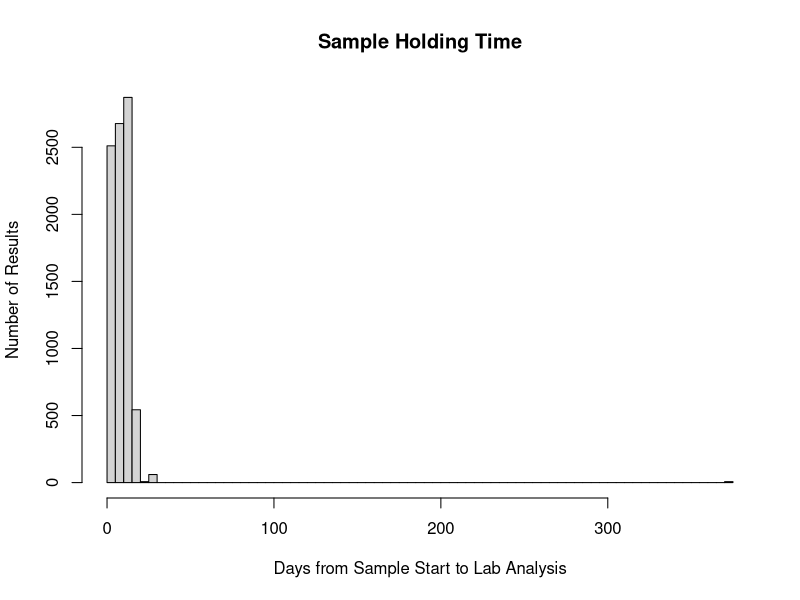
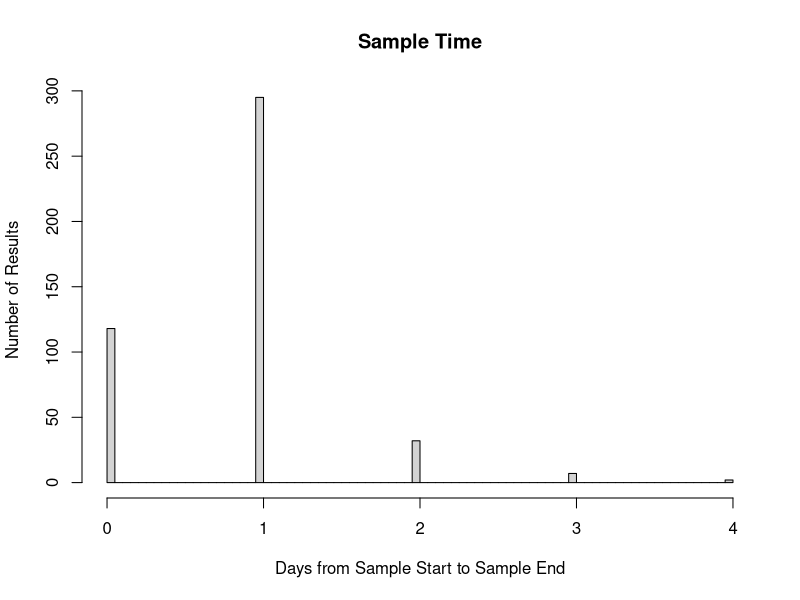
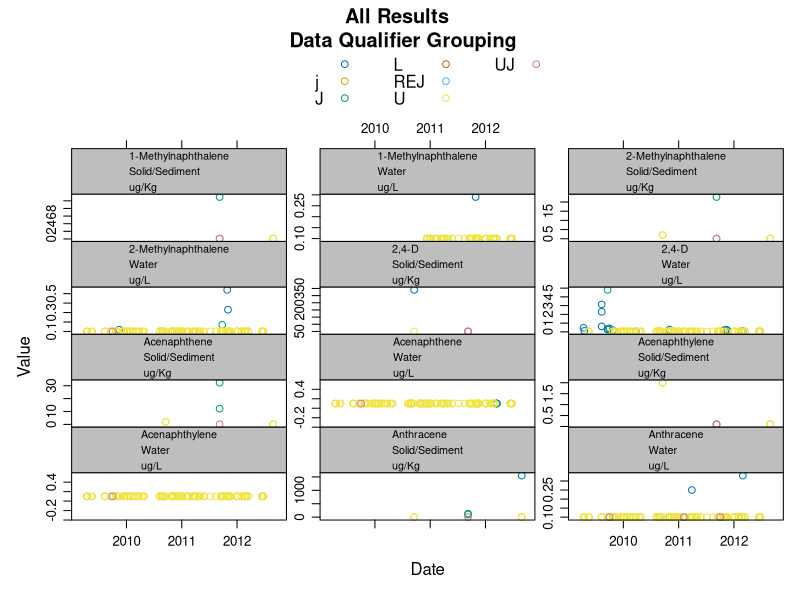
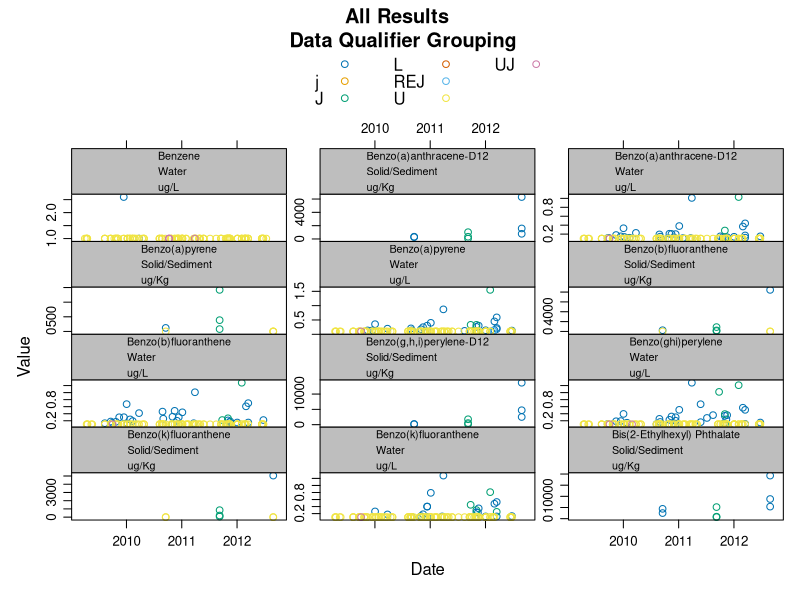
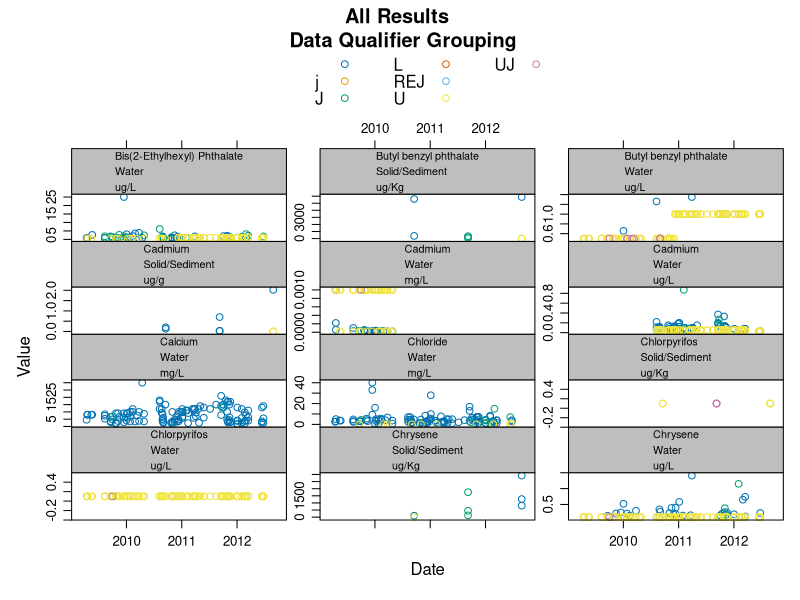
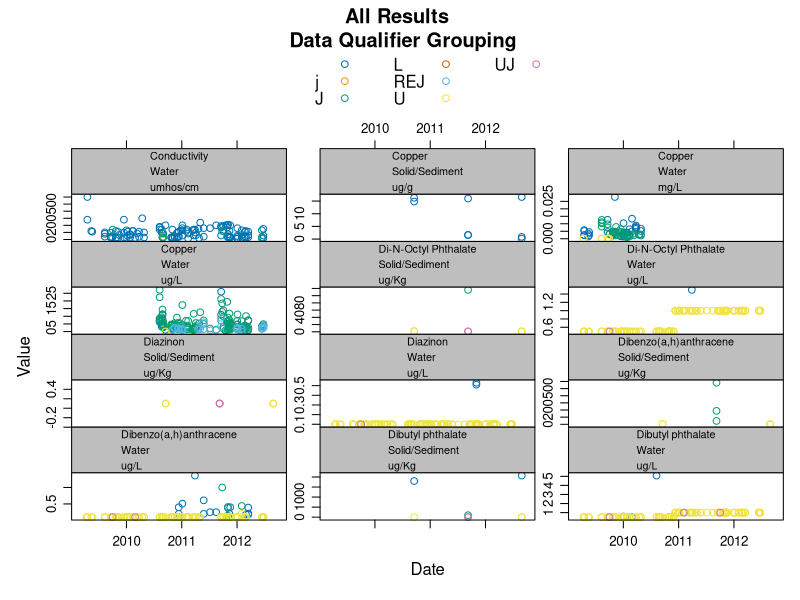
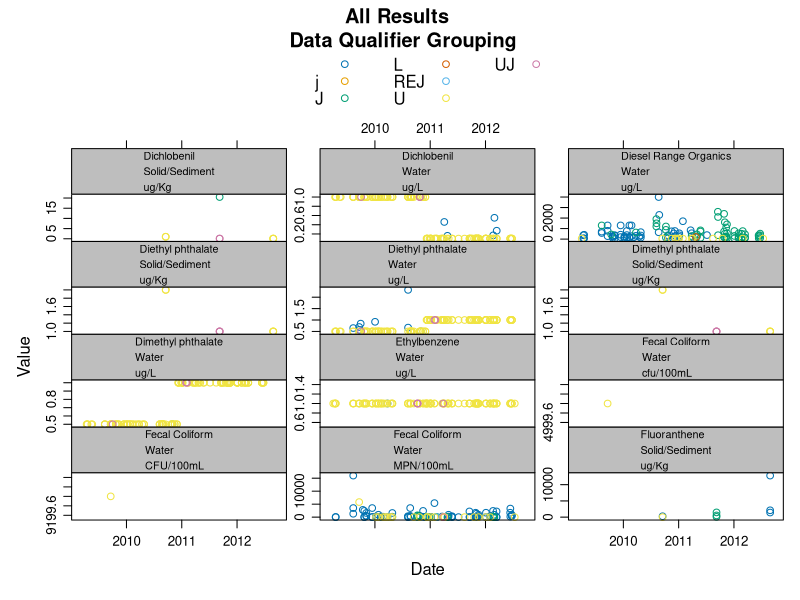
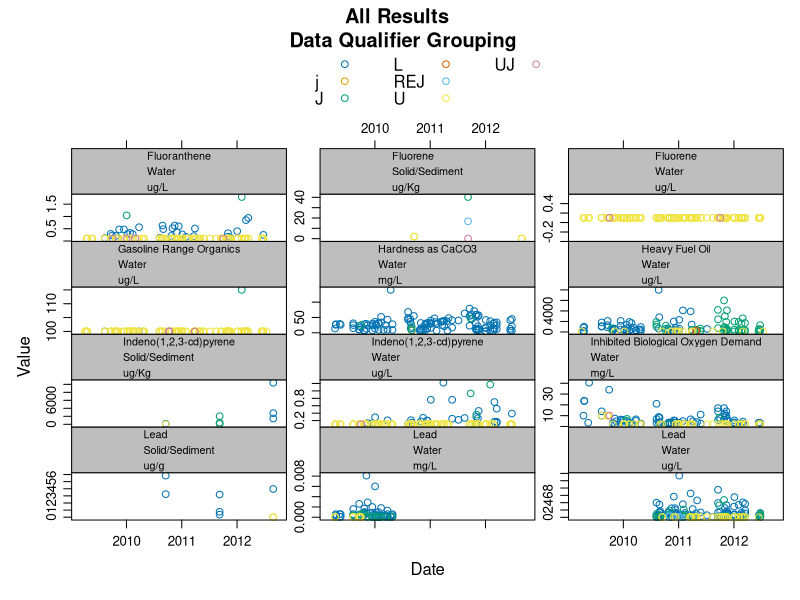

Generate these figures, in order, with R:
######
# Required for the script to work.  Must be installed.
######
library(sqldf)
library(plyr)
library(lattice)

######
# Import data.  Defaults to a test data set.  
######
eimData <- read.csv("test-data-sw.csv")

# Create "New_Name" column to facilitate summaries.
eimData$New_Name <- apply(eimData, 1, function(row) paste(row["Result_Parameter_Name"], row["Sample_Matrix"], row["Result_Value_Units"], sep="\n"))
eimData <- eimData[with(eimData, order(New_Name)), ]

# Parse out sample timelines
eimData$Collection_Days <- as.numeric(as.Date(eimData$Field_Collection_End_Date, "%m/%d/%Y") - as.Date(eimData$Field_Collection_Start_Date, "%m/%d/%Y"))
eimData$CollectToLab_Days <- as.numeric(as.Date(eimData$Lab_Analysis_Date, "%m/%d/%Y") - as.Date(eimData$Field_Collection_Start_Date, "%m/%d/%Y"))

# Pull in supporting datasets
parameters <- read.csv("parameters.csv")
qualifiers <- read.csv("qualifiers.csv")
colnames(qualifiers) <- c("code", "description")

######
# Visual summaries of the data
######

#Lattice plot of data qualifiers and location IDs.

qualifiersPlot <- xyplot(Result_Value ~ as.Date(Field_Collection_Start_Date, "%m/%d/%Y") | New_Name,
  data   = eimData, 
  groups = Result_Data_Qualifier,
  main   = "All Results \n Data Qualifier Grouping",
  auto.key = list(columns=3),
  layout = c(3,4),
  xlab   = "Date",
  ylab   = "Value",
  strip  = strip.custom(bg = "gray"),
  as.table = TRUE,
  par.strip.text = list(
    lines = 3.5,
    cex   = .65
  ),
  type    = c("p"),
  scales = list(y = list(relation = "free"))
)

#I'm sure there is a way to reuse these variables; unfortunately, update() doesn't work
#  when you change the group, and I can't figure out any other way to do it.
locationsPlot <- xyplot(Result_Value ~ as.Date(Field_Collection_Start_Date, "%m/%d/%Y") | New_Name,
  data   = eimData, 
  groups = Location_ID,
  main   = "All Results \n Location Grouping",
  auto.key = list(columns=3),
  layout = c(3,4),
  xlab   = "Date",
  ylab   = "Value",
  strip  = strip.custom(bg = "gray"),
  as.table = TRUE,
  par.strip.text = list(
   lines = 3.5,
   cex   = .65
  ),
  type    = c("p"),
  scales = list(y = list(relation = "free"))
)

holdingPlot <- hist(eimData$CollectToLab_Days, xlab="Days from Sample Start to Lab Analysis", ylab="Number of Results",
                    main="Sample Holding Time", breaks=100)

collectionPlot <- hist(eimData$Collection_Days, xlab="Days from Sample Start to Sample End", ylab="Number of Results", 
                       main="Sample Time", breaks=100)


pdf("latticePlot.pdf", width=8, height=10.5, paper="letter")
print(qualifiersPlot)
print(locationsPlot)
print(holdingPlot)
print(collectionPlot)
dev.off()

######
# Create tables to summarize data
######

# Count of Results by method
resultCounts <- sqldf("SELECT `Result_Parameter_Name`, `Sample_Matrix`, `Fraction_Analyzed`, `Result_Method`,
  Count(DISTINCT `Location_ID`) AS Locations, Count(`Result_Value`) AS Results
  FROM `eimData`
  GROUP BY `Result_Parameter_Name`, `Sample_Matrix`, `Fraction_Analyzed`, `Result_Method`")

# Summarize subsets of data
summaries <- ddply(
  eimData, 
  .(Location_ID, Result_Parameter_Name, Result_Value_Units, Sample_Matrix, Fraction_Analyzed, Result_Method), 
  summarize, 
  count = signif(length(Result_Value), digits = 3),
  mean  = signif(mean(Result_Value), digits = 3),
  max   = signif(max(Result_Value), digits = 3),
  min   = signif(min(Result_Value), digits = 3),
  q25   = signif(quantile(Result_Value)[2], digits = 3)
)

######
# Create tables of rows with missing/possibly wrong values
######

# Rows with missing required information (required for all Results, not conditionally required)
missingData <- sqldf("SELECT `Result_Parameter_Name`, `Location_ID`, `Study_Specific_Location_ID`, `Field_Collection_Type`, `Field_Collector`,
    `Field_Collection_Start_Date`, `Field_Collection_Start_Time`, `Sample_Matrix`, `Sample_Source`, `Result_Parameter_Name`
    `Result_Value`, `Result_Value_Units`, `Result_Method`
  FROM `eimData`
  WHERE `Study_ID` = '' OR  `Study_ID` IS NULL
    OR `Location_ID` = '' OR  `Location_ID` IS NULL
    OR `Study_Specific_Location_ID` = '' OR  `Study_Specific_Location_ID` IS NULL
    OR `Field_Collection_Type` = '' OR  `Field_Collection_Type` IS NULL
    OR `Field_Collector` = '' OR  `Field_Collector` IS NULL
    OR `Field_Collection_Start_Date` = '' OR  `Field_Collection_Start_Date` IS NULL
    OR `Sample_Matrix` IS NULL OR `Sample_Matrix` NOT IN
      ('Air/Gas', 'Other Liquid', 'Habitat', 'Solid/Sediment', 'Tissue', 'Water')
    OR `Sample_Source` IS NULL OR `Sample_Source` NOT IN
      ('Indoor Air', 'Outdoor Air', 'Landfill Gas', 'Soil Gas', 'Animal Tissue', 'Animal Tissue - Lab Exposure', 'Plant Tissue', 
        'Periphyton', 'Freshwater Taxonomy', 'Salt/Marine Taxonomy', 'Habitat Metrics', 'Freshwater Sediment', 'Brackish Sediment', 
        'Salt/Marine Sediment', 'Freshwater Porewater', 'Brackish Porewater', 'Salt/Marine Porewater', 'Elutriate', 'Rock/Gravel', 
        'Soil', 'CSO Outfall ', 'CSS In-Line ', 'CSS Catch Basin', 'Stormwater BMP Effluent ', 'Stormwater BMP Mid ', 'Stormwater BMP Influent', 
        'Stormwater Catch Basin', 'Stormwater In-Line', 'Stormwater Outfall ', 'Stormwater Sheetflow', 'Precipitation', 'Fresh/Surface Water', 
        'Brackish Water', 'Salt/Marine Water', 'Groundwater', 'Pit Water', 'Precipitation', 'Water Supply', 'Industrial Discharge', 'Source - Other', 
        'WWTP Effluent'
      )
    OR `Result_Parameter_Name` = '' OR `Result_Parameter_Name` IS NULL
    OR `Result_Value` = '' OR `Result_Value` IS NULL
    OR `Result_Value_Units` = '' OR `Result_Value_Units` IS NULL
    OR `Result_Method` = '' OR `Result_Method` IS NULL
")

# Rows with result qualifiers requiring detection & reporting limits
qualifiersRequired <- sqldf("SELECT `Result_Parameter_Name`, `Location_ID`, `Field_Collection_Start_Date`, `Field_Collection_Start_Time`,
  `Result_Data_Qualifier`, `Result_Reporting_Limit`, `Result_Reporting_Limit_Type`,
  `Result_Detection_Limit`, `Result_Detection_Limit_Type`    
  FROM `eimData`
  WHERE length(`Result_Data_Qualifier`) > 0
    AND (`Result_Detection_Limit` IS NULL OR `Result_Detection_Limit` = ''
          OR `Result_Detection_Limit_Type` IS NULL OR `Result_Detection_Limit_Type` NOT IN
            ('MDL','EDL','LOD','IDL','CRDL','UNKNOWN')
          OR `Result_Reporting_Limit` IS NULL OR `Result_Reporting_Limit` = ''
          OR `Result_Reporting_Limit_Type` IS NULL OR `Result_Reporting_Limit_Type` NOT IN
            ('MRL','PQL','EQL','LOQ','SQL','CRQL','LabDef','UNKNOWN')
        )
")

# Rows with detection limits missing detection limit types
missingDL <- sqldf("SELECT `Result_Parameter_Name`, `Location_ID`, `Field_Collection_Start_Date`, `Field_Collection_Start_Time`,
  `Result_Data_Qualifier`, `Result_Reporting_Limit`, `Result_Reporting_Limit_Type`,
  `Result_Detection_Limit`, `Result_Detection_Limit_Type`    
  FROM `eimData`
  WHERE `Result_Detection_Limit` IS NOT NULL
    AND (`Result_Detection_Limit_Type` IS NULL OR `Result_Detection_Limit_Type` = '')
")

# Rows flagged as non-detects or estimates that exceed relevent limits
wrongLimits <- sqldf("SELECT `Result_Parameter_Name`, `Location_ID`, `Field_Collection_Start_Date`, `Field_Collection_Start_Time`,
  `Result_Data_Qualifier`, `Result_Reporting_Limit`, `Result_Reporting_Limit_Type`,
  `Result_Detection_Limit`, `Result_Detection_Limit_Type`, `Result_Value`
  FROM `eimData`
  WHERE (`Result_Data_Qualifier` = 'U' AND `Result_Value` > `Result_Detection_Limit`)
  OR (`Result_Data_Qualifier` = 'J' AND `Result_Value` >  `Result_Reporting_Limit`)
")

# Rows with missing stormwater-specific data.
missingStormwater <- sqldf("SELECT `New_Name`, `Location_ID`, `Field_Collection_Start_Date`, `Field_Collection_Start_Time`,
  `Storm_Event_Qualifier`, `Sample_Collection_Method`, `Result_Value`
  FROM `eimData`
  WHERE `Storm_Event_Qualifier` IS NULL OR `Storm_Event_Qualifier` = ''
  OR `Sample_Collection_Method` IS NULL OR `Sample_Collection_Method` = ''
")

# Rows with missing sediment-specific data.
missingSediment <- sqldf("SELECT `Result_Parameter_Name`, `Sample_Matrix`, `Location_ID`, `Field_Collection_Start_Date`, `Field_Collection_Start_Time`, 
  `Field_Collection_Reference_Point`, `Field_Collection_Upper_Depth`,`Field_Collection_Lower_Depth`,
  `Field_Collection_Depth_Units`, `Result_Basis`, `Sample_Collection_Method`, `Result_Value`
  FROM `eimData`
  WHERE `Sample_Matrix` = 'Solid/Sediment'
  AND (`Field_Collection_Reference_Point` IS NULL OR `Field_Collection_Reference_Point` = ''
  OR `Field_Collection_Upper_Depth` IS NULL OR `Field_Collection_Upper_Depth` = ''
  OR `Field_Collection_Lower_Depth` IS NULL OR `Field_Collection_Lower_Depth` = ''
  OR `Field_Collection_Depth_Units` IS NULL OR `Field_Collection_Depth_Units` = ''
  OR `Result_Basis` IS NULL OR `Result_Basis` = '')
")

# Rows with missing water-specific data.
missingWater <- sqldf("SELECT `New_Name`, `Location_ID`, `Field_Collection_Start_Date`, `Field_Collection_Start_Time`, 
  `Fraction_Analyzed`, `Result_Value`
  FROM `eimData`
  WHERE `Sample_Matrix` = 'Water'
  AND `Fraction_Analyzed` IS NULL OR `Fraction_Analyzed` NOT IN 
    ('Total', 'Dissolved', 'Suspended', 'Lab Leachate')
")

# Sample Results with missing values
missingSample <- sqldf("SELECT `Result_Parameter_Name`, `Location_ID`, `Field_Collection_Start_Date`, `Field_Collection_Start_Time`,
    `Sample_ID`, `Sample_Composite_Flag`, `Lab_Analysis_Date`, `Result_Lab_Name`
  FROM `eimData`
  WHERE `Field_Collection_Type` = 'Sample'
    AND (`Sample_ID` IS NULL OR `Sample_ID` = ''
      OR `Sample_Composite_Flag` IS NULL OR `Sample_Composite_Flag` = ''
      OR `Lab_Analysis_Date` IS NULL OR `Lab_Analysis_Date` = ''
      OR `Result_Lab_Name` IS NULL OR `Result_Lab_Name` = '')
")

# Invalid qualifiers
wrongQualifier <- sqldf("SELECT `New_Name`, `eimData`.`Location_ID`, `eimData`.`Field_Collection_Start_Date`, `eimData`.`Result_Data_Qualifier`
  FROM `eimData`
    LEFT OUTER JOIN `qualifiers`
    ON `eimData`.`Result_Data_Qualifier` = `qualifiers`.`code`
  WHERE `qualifiers`.`code` IS NULL
    AND NOT `Result_Data_Qualifier` = ''
  ORDER BY `Result_Data_Qualifier` DESC
")

# Collection span is not calculable
missingCollectionSpan <- subset(eimData, is.na(eimData$Collection_Days))
